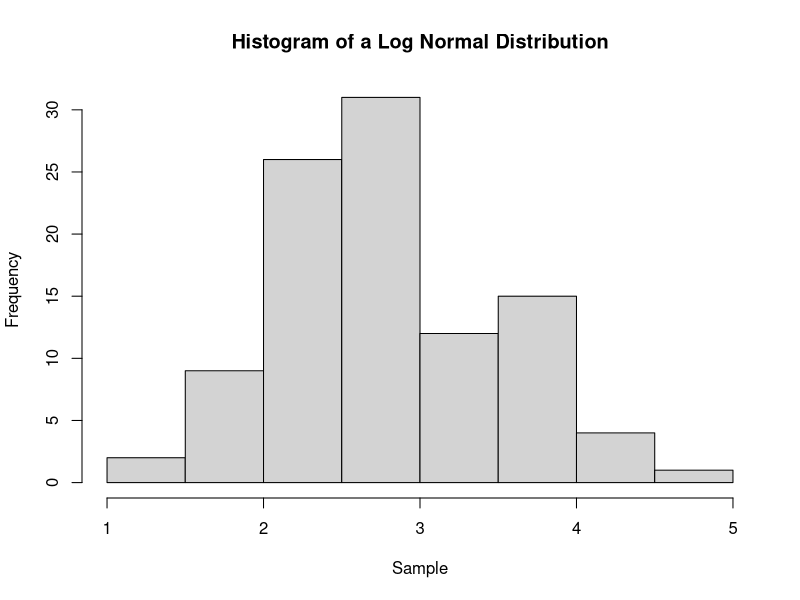
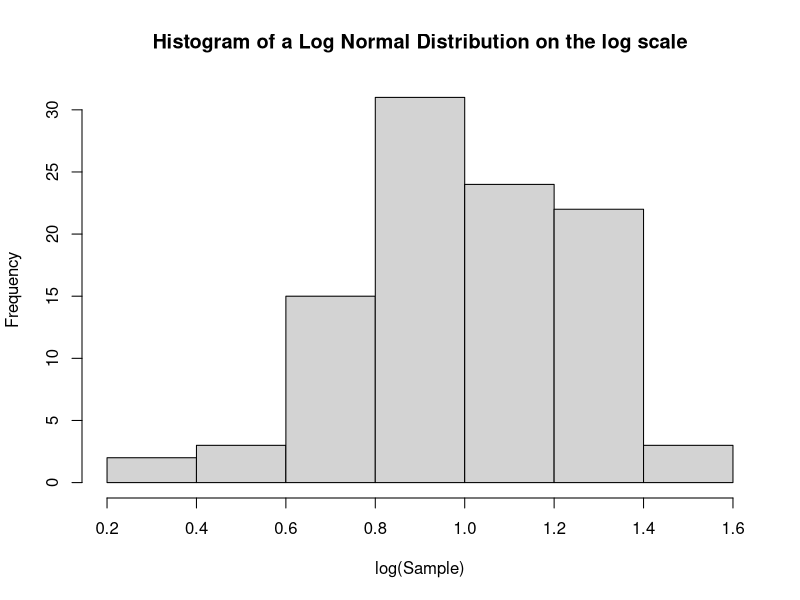

Source code (R) for these figures, in order:
## ---- chunk 1
set.seed(20)
Sample <- rlnorm(n=100,meanlog =1,sdlog=0.25)
hist(Sample, main = "Histogram of a Log Normal Distribution")
hist(log(Sample), main = "Histogram of a Log Normal Distribution on the log scale")
mu <- mean(Sample)
var <- var(Sample)
## ---- chunk 2
mu
## ---- chunk 3
var
